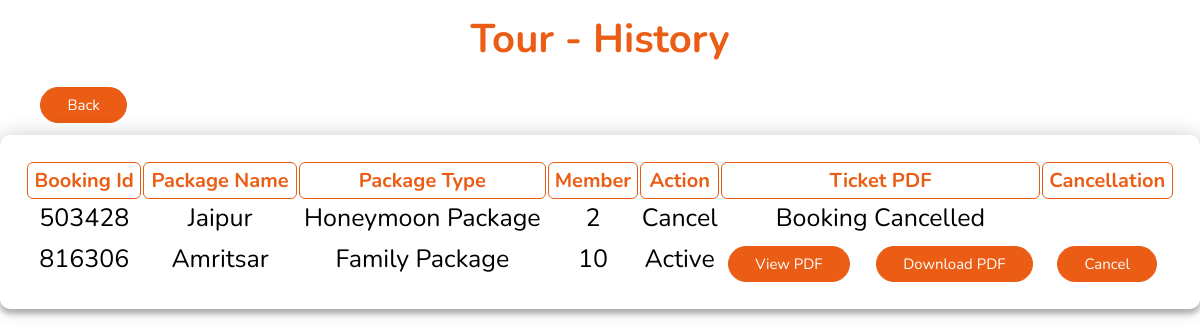
/login/tour-history.php (signed in), run on the app's committed database.
### tables this page shows
CREATE TABLE `booking` (
  `bookingid` int(11) NOT NULL,
  `Email` varchar(50) NOT NULL,
  `Package` varchar(111) DEFAULT NULL,
  `agency_name` varchar(200) NOT NULL,
  `packageType` varchar(100) DEFAULT NULL,
  `Member` int(50) DEFAULT NULL,
  `arrivals` date DEFAULT NULL,
  `leaving` date DEFAULT NULL,
  `Class` varchar(100) DEFAULT NULL,
  `RegDate` timestamp NULL DEFAULT current_timestamp(),
  `status` varchar(100) NOT NULL
);

### login/tour-history.php (the view, shortened to what this page needs)
<html>
<head>
    <link rel="stylesheet" href="tour.css"/>
    <link rel="stylesheet" href="style1.css">
</head>
<body style=" background:white;">
    <br><h1 align="center" style="font-size:40;color:#eb5c14;">Tour - History</h1><br>
    <a href="home.php"><input type="button" value="back" class="btn" style="margin-left:40px" ></a><br>
    <br>
    <table border="1">
    <tr>
    <th>Booking id</th>
    <th>Package name</th>
    <th>Package type</th>
    <th>Member</th>
    <th>Action</th>
    <th>Ticket PDF</th>
    <th>Cancellation</th>
    </tr>
    <?php
include_once("conection.php");
$em = $_SESSION['user'];
$sql="select * from booking where email ='$em'";
$result=mysqli_query($con,$sql);
while($f = mysqli_fetch_array($result))
{
?>
    <tr>
      <td><?php echo $f[0]; ?></td>
      <td><?php echo $f[2]; ?></td>
      <td><?php echo $f[4]; ?></td>
      <td><?php echo $f[5]; ?></td>
      <td><?php echo $f[10]; ?></td>
      <td>
        <?php
            if($f[10]=='cancel')
            {
                ?>
               <p>Booking Cancelled</p>
                <?php
            }else
            {
                ?>
                <a href="pdf_maker.php?em=<?php echo $f[1]; ?>&id=<?php echo $f[0];?>&ACTION=VIEW" class="btn btn-success"><i class="fa fa-file-pdf-o"></i> View PDF</a> &nbsp;&nbsp;
                <a href="pdf_maker.php?em=<?php echo $f[1]; ?>&id=<?php echo $f[0];?>&ACTION=DOWNLOAD" class="btn btn-danger"><i class="fa fa-download"></i> Download PDF</a></td>
                <td><a href="cancel.php?em=<?php echo $f[1]; ?>&id=<?php echo $f[0];?>" class="btn btn-danger"><i class="fa fa-download"></i>Cancel</a></td></td>
                <?php
            }
        ?>
    </tr>
<?php
}
?>
    </table>
</body>
</html>

### login/tour.css (style rules this page uses)
* { font-family: 'Nunito', sans-serif; text-transform: capitalize; text-decoration: none; transition: all .2s linear; }
th { border:1px solid #eb5c14; border-radius: 6px; padding:4px; font-size:20; color:#eb5c14; }
table { width: 100%; font-size:25; position: relative; z-index: 1; background: #FFFFFF; max-width: 1450px; margin: 0 auto 100px; padding: 25px; text-align: center; border-radius: 10px; box-shadow: 0 0 20px 0 rgba(0, 0, 0, 0.2), 0 5px 5px 0 rgba(0, 0, 0, 0.24); }
td { border-radius: 6px; text-align: center; border-color:#eb5c14; }

### login/style1.css (style rules this page uses)
:root { --orange:#eb5c14; }
* { font-family: 'Nunito', sans-serif; margin:0; padding:0; box-sizing: border-box; text-transform: capitalize; outline: none; border:none; text-decoration: none; transition: all .2s linear; }
html { font-size: 62.5%; overflow-x: hidden; scroll-padding-top: 6rem; scroll-behavior: smooth; }
.btn { display: inline-block; margin-top: 1rem; background:var(--orange); color:#fff; padding:.8rem 3rem; border:.2rem solid var(--orange); cursor: pointer; border-radius: 10rem; font-size: 1.7rem; }
@media (max-width:1200px) { html { font-size: 55%; } }

### data on the page
booking: bookingid "503428", Package "Jaipur", packageType "Honeymoon Package", Member "2", status "Cancel", shows "Booking Cancelled"
booking: bookingid "816306", Package "Amritsar", packageType "Family Package", Member "10", status "Active"
